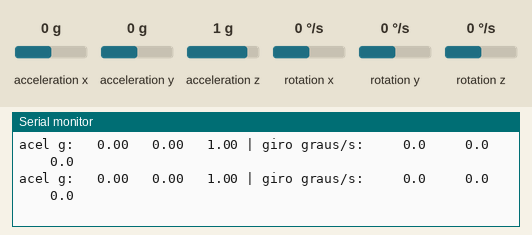
This sketch was run on a simulated ESP32. Shown: the last lines printed to the serial monitor. Wiring (inferred from the names in the program): MPU-6050 motion sensor at I2C address 0x69. The test bench sets the inputs (shaded band); at power-on: acceleration x 0 g, acceleration y 0 g, acceleration z 1 g, rotation x 0 °/s, rotation y 0 °/s, rotation z 0 °/s.

Above: at 1.8 s.
1.9 s: acceleration x set to -1.4 g
At 1.95 s:
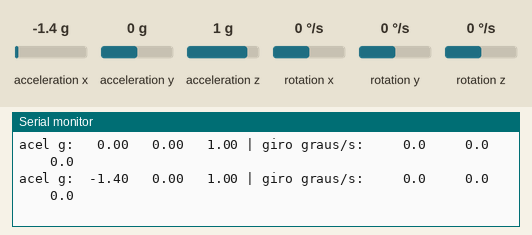
3.8 s: acceleration y set to -1.4 g
At 3.99 s:
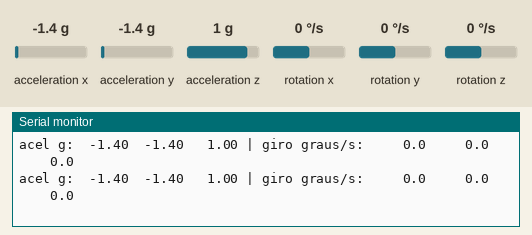
5.7 s: acceleration z set to -1.4 g
At 5.72 s:
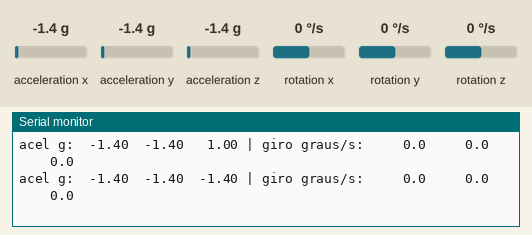
7.6 s: rotation x set to -192 °/s
At 7.66 s:
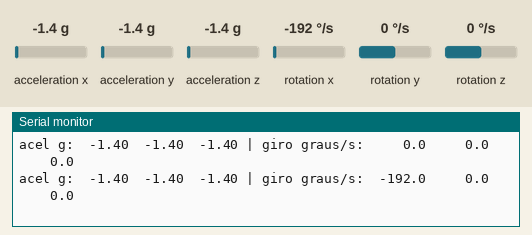
9.5 s: rotation y set to -192 °/s
At 9.6 s:
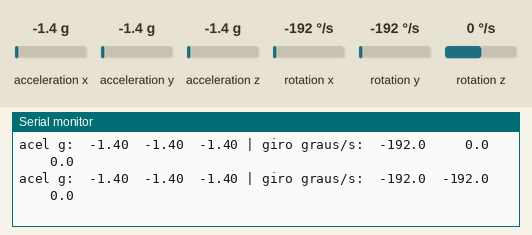
11.5 s: rotation z set to -192 °/s
At 11.64 s:
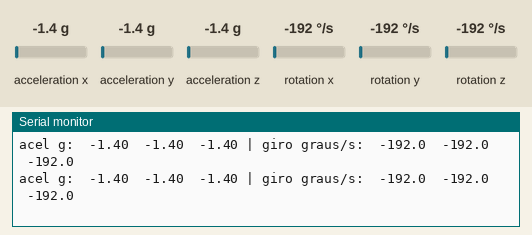

The sketch:

teste_sensor.ino
```cpp
// Teste de ligação: procura o MPU6050 no I2C (SDA=21, SCL=22) e imprime as leituras.
#include <Wire.h>

const uint8_t SDA_PIN = 21, SCL_PIN = 22;
uint8_t endereco = 0;

bool lerRegs(uint8_t reg, uint8_t *buf, uint8_t n) {
  Wire.beginTransmission(endereco);
  Wire.write(reg);
  if (Wire.endTransmission(false) != 0) return false;
  if (Wire.requestFrom(endereco, n) != n) return false;
  for (uint8_t i = 0; i < n; i++) buf[i] = Wire.read();
  return true;
}

void escrever(uint8_t reg, uint8_t v) {
  Wire.beginTransmission(endereco);
  Wire.write(reg); Wire.write(v);
  Wire.endTransmission();
}

void setup() {
  Serial.begin(115200);
  delay(500);
  Wire.begin(SDA_PIN, SCL_PIN);
  Serial.println("\n== teste do sensor ==");
  for (uint8_t a = 1; a < 127; a++) {
    Wire.beginTransmission(a);
    if (Wire.endTransmission() == 0) {
      Serial.printf("I2C: achei dispositivo em 0x%02X\n", a);
      if (a == 0x68 || a == 0x69) endereco = a;
    }
  }
  if (!endereco) { Serial.println("ERRO: nenhum MPU6050 em 0x68/0x69. Confira os fios."); return; }
  uint8_t who = 0;
  lerRegs(0x75, &who, 1);
  Serial.printf("WHO_AM_I = 0x%02X\n", who);
  escrever(0x6B, 0x00); // acorda o sensor
  escrever(0x1B, 0x08); // giro +-500 graus/s
  escrever(0x1C, 0x00); // acel +-2 g
  delay(100);
}

void loop() {
  if (!endereco) { delay(2000); setup(); return; }
  uint8_t b[14];
  if (!lerRegs(0x3B, b, 14)) { Serial.println("ERRO: leitura falhou"); delay(500); return; }
  auto v = [&](int i) { return (int16_t)((b[i] << 8) | b[i + 1]); };
  float ax = v(0) / 16384.0, ay = v(2) / 16384.0, az = v(4) / 16384.0;
  float gx = v(8) / 65.5, gy = v(10) / 65.5, gz = v(12) / 65.5;
  Serial.printf("acel g: %6.2f %6.2f %6.2f | giro graus/s: %7.1f %7.1f %7.1f\n", ax, ay, az, gx, gy, gz);
  delay(100);
}
```

Measured:
- after the input at 1.9 s, the serial monitor: prints a new line at once (image 1)
- after the input at 3.8 s, the serial monitor: prints a new line after 0.08 s (image 2)
- after the input at 5.7 s, the serial monitor: prints a new line at once (image 3)
- after the input at 7.6 s, the serial monitor: prints a new line after 0.05 s (image 4)
- after the input at 9.5 s, the serial monitor: prints a new line after 0.09 s (image 5)
- after the input at 11.5 s, the serial monitor: prints a new line at once (image 6)
